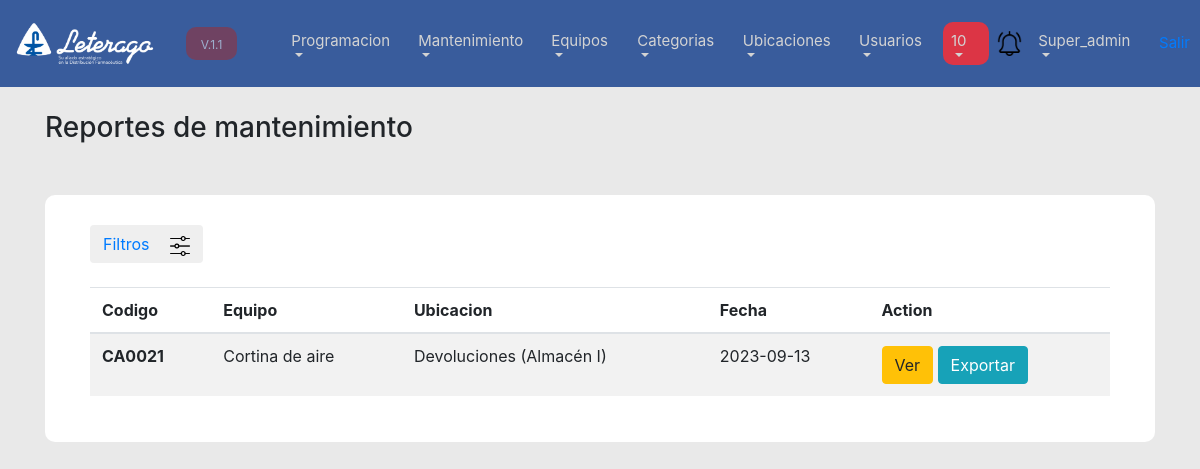
/list_mantenimientos.php (signed in), run on the app's committed database.
### tables this page shows
CREATE TABLE `mantenimientos` (
  `id` int(11) NOT NULL,
  `documento_no` varchar(100) NOT NULL,
  `version` varchar(100) NOT NULL,
  `documento_relacionado` varchar(100) NOT NULL,
  `codigo` varchar(50) NOT NULL,
  `fecha` date NOT NULL,
  `date_planification` date DEFAULT NULL,
  `ubicacion` int(6) NOT NULL,
  `equipo` int(6) NOT NULL,
  `observaciones` text DEFAULT NULL,
  `razon_tardanza` text DEFAULT NULL,
  `codigo_temp` varchar(10) DEFAULT NULL,
  `create_by` varchar(10) NOT NULL
);

CREATE TABLE `equipos` (
  `id` int(11) NOT NULL,
  `codigo` varchar(50) NOT NULL,
  `description` varchar(100) NOT NULL,
  `orden` int(1) NOT NULL,
  `id_categoria` int(11) NOT NULL,
  `marca` varchar(100) DEFAULT NULL,
  `modelo` varchar(100) DEFAULT NULL,
  `serie` varchar(100) DEFAULT NULL,
  `estado` varchar(100) DEFAULT NULL,
  `frecuencia` int(1) NOT NULL,
  `observaciones` text DEFAULT NULL,
  `id_almacen` int(11) NOT NULL,
  `ubicacion` text DEFAULT NULL,
  `delete_by` varchar(100) DEFAULT NULL,
  `delete_date` datetime DEFAULT NULL,
  `modify_by` varchar(100) DEFAULT NULL,
  `modify_date` datetime DEFAULT NULL,
  `create_date` timestamp NOT NULL DEFAULT current_timestamp(),
  `create_by` varchar(100) NOT NULL
);

CREATE TABLE `ubicaciones` (
  `id` int(11) NOT NULL,
  `description` varchar(100) NOT NULL,
  `create_by` varchar(100) NOT NULL,
  `create_date` datetime NOT NULL DEFAULT current_timestamp(),
  `modify_date` datetime DEFAULT NULL,
  `modify_by` varchar(100) DEFAULT NULL,
  `delete_by` varchar(100) DEFAULT NULL,
  `delete_date` datetime DEFAULT NULL
);

### model/mantenimiento.php (called while the page is built, shortened)
<?php
class Mantenimiento{
    public function list(){
        $conexion = new Kon();
        $con = $conexion->conn();
        $query = "SELECT m.id as id, e.codigo as documento, m.documento_relacionado as relacionado,
        e.description as description, m.fecha as fecha, u.description as ubicacion
        FROM mantenimientos m
        INNER JOIN equipos  e on e.id = m.equipo
        INNER JOIN ubicaciones u on u.id = e.ubicacion
        ORDER BY m.id desc";
        $exc = $con->query($query);
        return $exc;
    }
}
?>

### list_mantenimientos.php (the view, shortened to what this page needs)
<?php
include("plantilla/menu_top.php");
include('model/mantenimiento.php');
$mantenimientos_instance = new Mantenimiento();
$mantenimientos = $mantenimientos_instance->list();
?>
<link rel="stylesheet" href="css/form.css">
<div class="Container">
    <br>
    <h3>Reportes de mantenimiento</h3>
    <div class="formularios">
      <div class="col-md-12 mb-3">
        <div class="row mb-4">
          <div class="col-md-2">
            <button class="btn text-primary" id="filtros">Filtros <img class="ml-3" src="imagen/settings.png" width="20" alt=""> </button>
          </div>
      </div>
          <div id="resultado">
          <table class="table table-striped">
            <thead>
              <tr>
                <th scope="col">Codigo</th>
                <th scope="col">Equipo</th>
                <th scope="col">Ubicacion</th>
                <th scope="col">Fecha</th>
                <th scope="col">Action</th>
              </tr>
            </thead>
            <tbody>
              <?php
                while ($row = mysqli_fetch_assoc($mantenimientos)) {
              ?>
              <tr>
                <th scope="row"><?php echo $row["documento"] ?></th>
                <td><?php echo $row["description"] ?></td>
                <td><?php echo $row["ubicacion"] ?></td>
                <td><?php echo $row["fecha"] ?></td>
                <td>
                      <a href="ver_programa.php?id_mantenimiento=<?php echo $row['id'] ?>"><button class="btn btn-warning">Ver</button></a>
                      <button class="btn btn-info">Exportar</button>
                </td>
              </tr>
              <?php
                }
              ?>
            </tbody>
        </table>
      </div>
    </div>
</div>

### css/form.css (style rules this page uses)
.formularios { background-color: white; padding: 30px; margin-top: 50px; border-radius: 10px; }

### data on the page
mantenimientos: equipos.codigo "CA0021", equipos.description "Cortina de aire", ubicaciones.description "Devoluciones (Almacén I)", fecha "2023-09-13"

### other printed values
$_SESSION["usuario_Log_Username"] "Super_admin"
